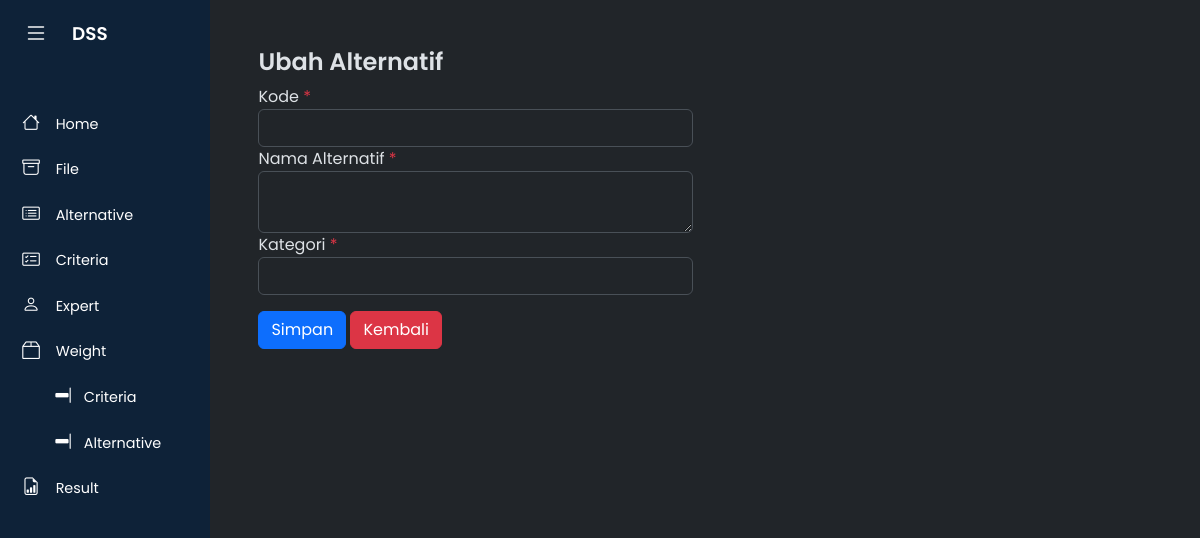
The page /?m=alternatif_ubah&ID=A1&periode=2024-11-14 on the database as committed earlier.
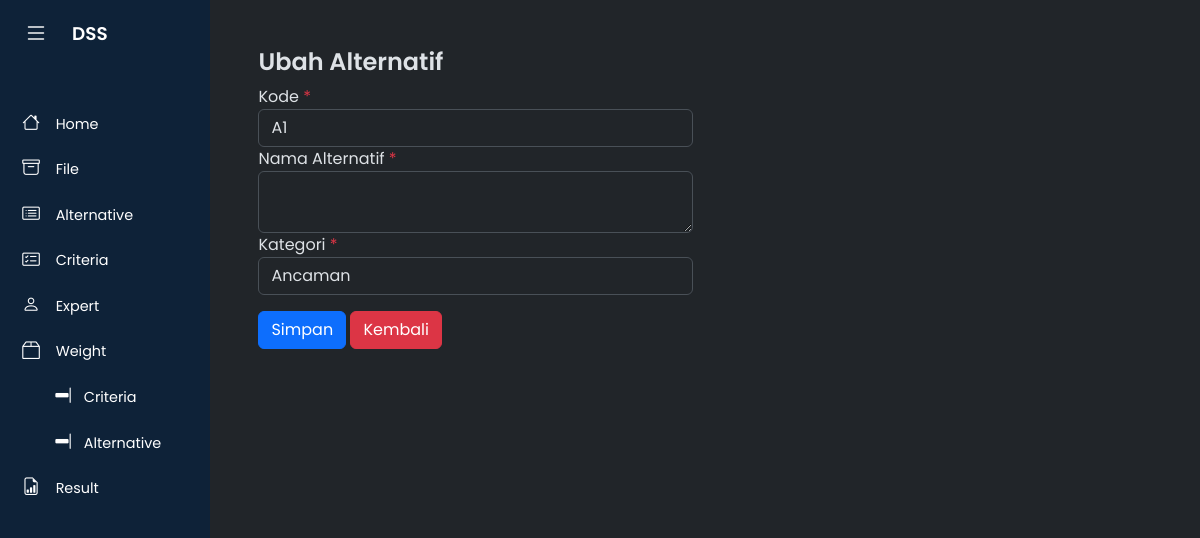
The same page on the database as committed later.
### tables this page shows
CREATE TABLE `tb_alternatif` (
  `kode_alternatif` varchar(16) NOT NULL,
  `tanggal` date NOT NULL,
  `nama_alternatif` varchar(256) NOT NULL DEFAULT '',
  `kategori` varchar(256) NOT NULL,
  `total` double NOT NULL,
  `rank` int(11) NOT NULL DEFAULT 0
);

### config.php (called while the page is built)
<?php
$config["server"] = 'localhost';
$config["username"] = 'root';
$config["password"] = '';
$config["database_name"] = 'dbfahpvik';
?>

### includes/db.php (called while the page is built, shortened)
<?php
class DB
{
    var $conn = null;
    public function __construct($host, $username, $passwd, $dbname)
    {
        $this->conn = mysqli_connect($host, $username, $passwd, $dbname);
    }
    public function query($sql)
    {
        $query = mysqli_query($this->conn, $sql) or die('<pre>Error mysqli_query: ' . mysqli_error($this->conn) . '<br />' . $sql . '</pre>');
        return $query;
    }
    public function get_row($sql)
    {
        $query = $this->query($sql);
        return mysqli_fetch_object($query);
    }
}

### alternatif_ubah.php (the view, shortened to what this page needs)
<?php
$row = $db->get_row("SELECT * FROM tb_alternatif WHERE kode_alternatif='$_GET[ID]'");
?>
<div class="page-header">
    <h1>Ubah Alternatif</h1>
</div>
<div class="row">
    <div class="col-sm-6">
        <form method="post">
            <div class="form-group">
                <label>Kode <span class="text-danger">*</span></label>
                <input class="form-control" type="text" name="kode_alternatif" readonly="readonly" value="<?= $row->kode_alternatif ?>" />
            </div>
            <div class="form-group">
                <label>Nama Alternatif <span class="text-danger">*</span></label>
                <textarea class="form-control" type="text" name="nama_alternatif" value="<?= $row->nama_alternatif ?>"></textarea>
            </div>
            <div class="form-group">
                <label>Kategori <span class="text-danger">*</span></label>
                <select class="form-control" name="kategori">
                    <option value=""></option>
                    <?= get_ket_option(set_value('kategori', $row->kategori)) ?>
                </select>
            </div>
            <div class="form-group mt-3">
                <button class="btn btn-primary"><span class="glyphicon glyphicon-save"></span> Simpan</button>
                <a class="btn btn-danger" href="?m=alternatif&periode=<?= _get('periode')?>"><span class="glyphicon glyphicon-arrow-left"></span> Kembali</a>
            </div>
        </form>
    </div>
</div>

Rows that differ between the two databases and show on the page:
added tb_alternatif: kode_alternatif "A1", kategori "Ancaman"
